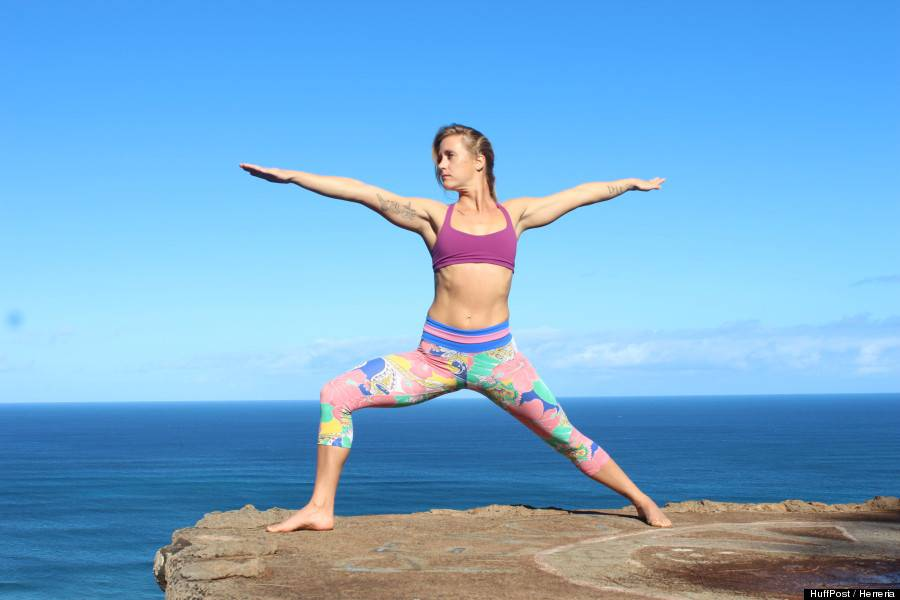
#> input picture postures-de-yoga8.jpg, 900 x 600 px
$ python convert.py
#> lines starting #> are read from the running program, lines starting #| are printed output that depends on the picture
import cv2
import numpy as np
import imutils
import sys
import time

keyboard = np.zeros((1000, 1000, 3), np.uint8)

image_0=cv2.imread('postures-de-yoga8.jpg')
#> image_0 is the input picture: shape (600, 900, 3); mean B, G, R 210.8, 170.3, 117.5
image_1=cv2.imread('a1c78be1f0ba682b2a8a9df496be33d7.jpg')
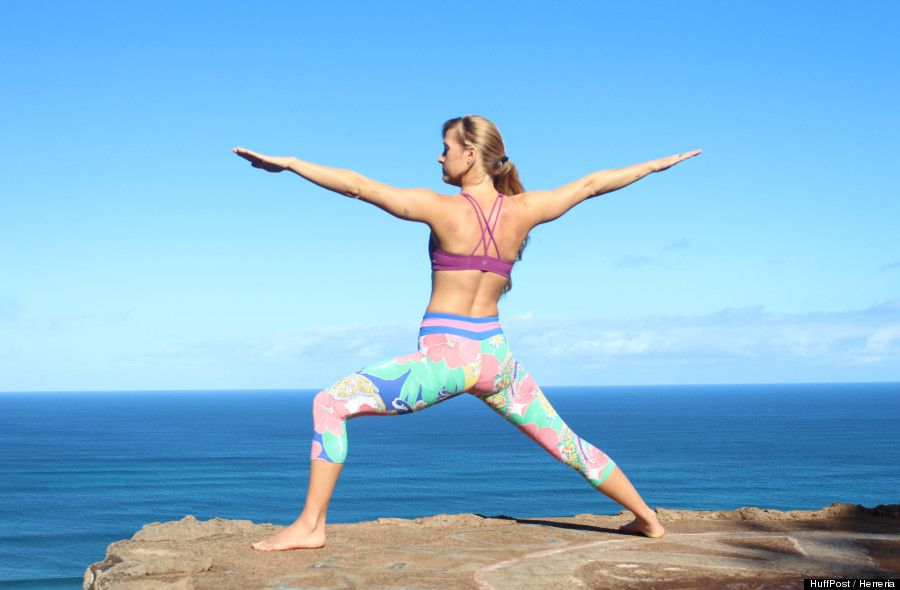
#> input picture a1c78be1f0ba682b2a8a9df496be33d7.jpg, 900 x 590 px
#> image_1 is the input picture: shape (590, 900, 3); mean B, G, R 216.3, 183.5, 131.8

#print(image_0.shape)
#print(image_1.shape)

key=np.vstack([image_0,image_1])
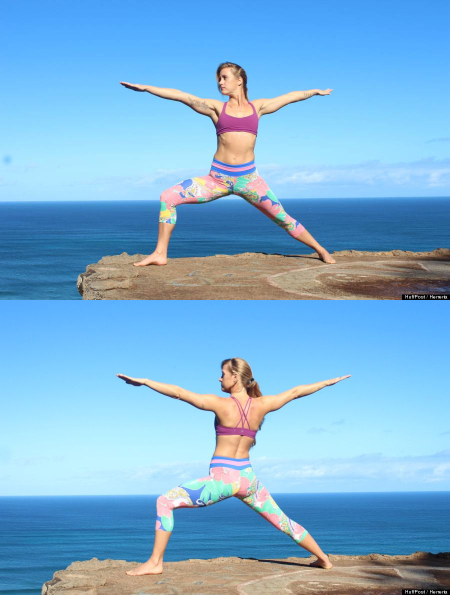
#> key: shape (1190, 900, 3) (shown at 1/2 size); mean B, G, R 213.5, 176.8, 124.6
#print(key.shape)
#print(keyboard.shape)
keyboard = cv2.resize(keyboard, (2500, 1190))
final=np.hstack([key,keyboard])
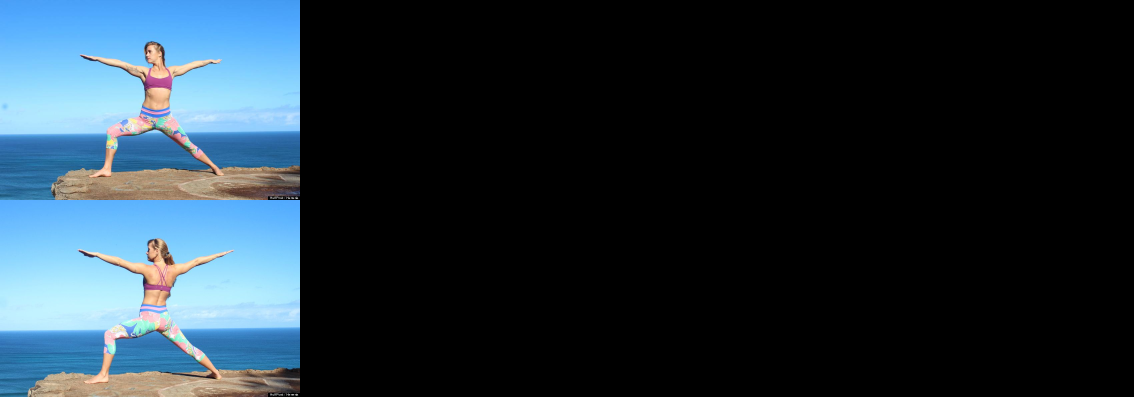
#> final: shape (1190, 3400, 3) (shown at 1/3 size); mean B, G, R 56.5, 46.8, 33
final = imutils.resize(final, height=600)
#> final: shape (600, 1714, 3)
cv2.putText(final,"Levez les bras et le torse d une seule respiration. ",(500,150),1,2,(255,0,0),2)
cv2.putText(final,"Le pied arriere devrait marquer un angle de 90 degres. ",(500,200),1,2,(255,0,0),2)
cv2.putText(final,"la cuisse avant devrait etre parallele au sol. ",(500,250),1,2,(255,0,0),2)
cv2.putText(final,"l avant du genou directement au-dessus de la cheville. ",(500,300),1,2,(255,0,0),2)
cv2.putText(final,"Reprenez la posture de l autre cote du corps. ",(500,350),1,2,(255,0,0),2)
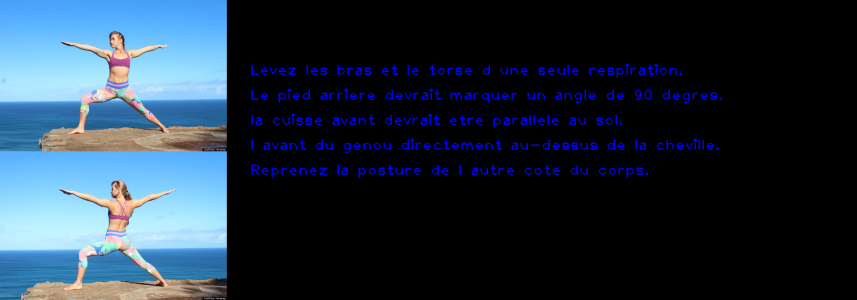
#> final: shape (600, 1714, 3) (shown at 1/2 size); mean B, G, R 61.6, 46.8, 33

cv2.imshow("Result",final)
#cv2.imwrite("hh.png",final)
cv2.waitKey(0)


for i in range(0,5):

    sys.stdout.write(str(i)+' ')
    sys.stdout.flush()
    time.sleep(1)
